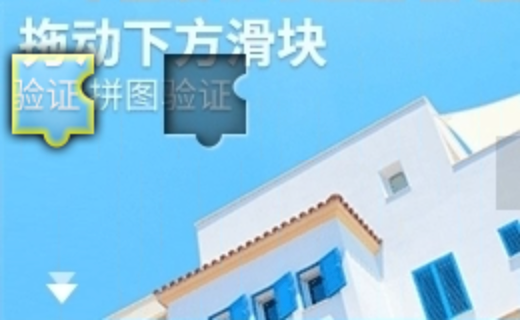
#> input picture tests/resources/captcha_0.png, 520 x 320 px, found by its file name
$ python opencv.py
#> lines starting #> are read from the running program, lines starting #| are printed output that depends on the picture; after the words box and inside, x2 and y2 are one past the last pixel; in counts of white or black regions, pixels touching at a corner belong together
import cv2

"""
    识别滑动验证码缺口
"""

GAUSSIAN_BLUR_SIZE = (5, 5)
GAUSSIAN_BLUR_SIGMA_X = 0
CANNY_THRESHOLD1 = 200
CANNY_THRESHOLD2 = 450


# 高斯滤波 - 就是把一张图片模糊化，方便边缘检测，输出值是图片
def get_guassian_blur(image):
    # cv2.GaussianBlur(
    #   src: 必传，需要处理的图片,
    #   ksize: 必传，高斯核大小(包含x、y两个元素),
    #   sigmaX: 必传，X方向的标准差,
    #   sigmaY: Y方向的标准差)
    return cv2.GaussianBlur(image, GAUSSIAN_BLUR_SIZE, GAUSSIAN_BLUR_SIGMA_X)


# 边缘检测 - Canny算法，输出值是边缘图片
def get_canny(image):
    # cv2.Canny(
    #   image: 必传，需要处理的图片,
    #   threshold1: 必传，最小判定临界点,
    #   threshold2: 必传，最大判定临界点,
    #   apertureSize: 可选，用于计算图像梯度的Sobel卷积核大小,
    #   L2gradient: 可选，一个布尔值，指定了计算图像梯度幅值的方程)
    return cv2.Canny(image, CANNY_THRESHOLD1, CANNY_THRESHOLD2)


# 轮廓提取 - 输出值是轮廓信息（不是图片）
def get_contours(image):
    # cv2.findContours(
    #   image: 必传，需要处理的图片,
    #   mode: 必传，轮廓检索模式,
    #   method: 必传，轮廓逼近方法)
    return cv2.findContours(image, cv2.RETR_CCOMP, cv2.CHAIN_APPROX_SIMPLE)[0]


# 阈值方法 - 定义目标轮廓的面积下限和面积上限
def get_contours_area_threshold(image_width, image_height):
    contours_area_min = (image_width * 0.15) * (image_height * 0.25) * 0.8
    contours_area_max = (image_width * 0.15) * (image_height * 0.25) * 1.2
    return contours_area_min, contours_area_max


# 阈值方法 - 定义目标轮廓的周长下限和周长上限
def get_arc_length_threshold(image_width, image_height):
    arc_length_min = ((image_width * 0.15) + (image_height * 0.25)) * 2 * 0.8
    arc_length_max = ((image_width * 0.15) + (image_height * 0.25)) * 2 * 1.2
    return arc_length_min, arc_length_max


# 阈值方法 - 定义缺口位置的偏移量下限和偏移量上限
def get_offset_threshold(image_width):
    offset_min = 0.2 * image_width
    offset_max = 0.85 * image_width
    return offset_min, offset_max


image_raw = cv2.imread("tests/resources/captcha_0.png")
#> image_raw is the input picture: shape (320, 520, 3); mean B, G, R 232.6, 201.6, 144.1
image_height, image_width, _ = image_raw.shape
#> image_height = 320; image_width = 520
image_guassian_blur = get_guassian_blur(image_raw)  # 高斯过滤后图片
image_canny = get_canny(image_guassian_blur)  # 轮廓图片
#> in get_canny, `return cv2.Canny(image, CANNY_THRESHOLD1, CANNY_THRESHOLD2)`:
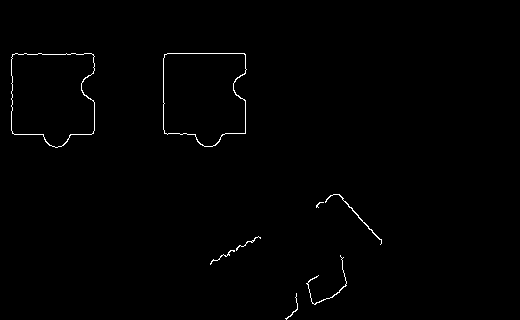
#> returned value: shape (320, 520); 0.66% white in thin lines or dots, all inside (x1, y1, x2, y2) = (11, 53, 382, 320)
contours = get_contours(image_canny)  # 轮廓信息
#> contours = 11 contours, 5 with area under 20; largest, box (x1, y1, x2, y2) and area: (163, 53, 247, 147) 6620, (11, 53, 95, 148) 6618, (163, 53, 247, 147) 6588, (11, 53, 95, 148) 6588, (325, 194, 382, 245) 42, (306, 255, 347, 305) 24


# 取出阈值
contours_area_min, contours_area_max = get_contours_area_threshold(
    image_width, image_height
)
#> contours_area_min = 4992; contours_area_max = 7488
arc_length_min, arc_length_max = get_arc_length_threshold(image_width, image_height)
#> arc_length_min = 252.8; arc_length_max = 379.2
offset_min, offset_max = get_offset_threshold(image_width)
#> offset_min = 104; offset_max = 442

# 提取目标缺口位置
for contour in contours:
    x, y, w, h = cv2.boundingRect(contour)
    if (
        contours_area_min < cv2.contourArea(contour) < contours_area_max
        and arc_length_min < cv2.arcLength(contour, True) < arc_length_max
        and offset_min < x < offset_max
    ):
        cv2.rectangle(image_raw, (x, y), (x + w, y + h), (0, 0, 255), 2)  # 圈出目标位置
        print("offset", x)
#> this loop made 11 passes
#> (x, y, w, h) on passes 1, 2, 3, 4, 6, 7, 8, 9, 10, 11: (285, 293, 13, 27), (306, 255, 41, 50), (210, 250, 25, 15), (236, 236, 25, 15), (316, 202, 8, 6), (325, 194, 57, 51), (163, 53, 84, 94), (163, 53, 84, 94), (11, 53, 84, 95), (11, 53, 84, 95)
#> (contour, x, y, w, h) on pass 5: ([[251, 241], [252, 240], [253, 241], [252, 242]], 251, 240, 3, 3)
#| offset 163
#| offset 163
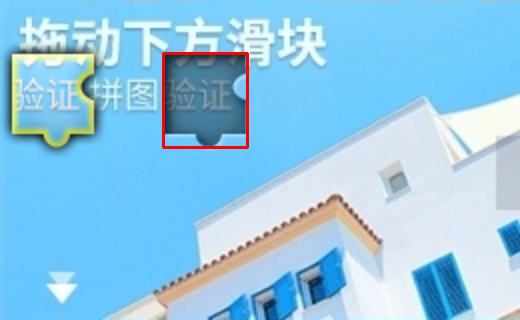
#> image_raw: shape (320, 520, 3); 0.64% of pixels changed, all inside (x1, y1, x2, y2) = (162, 52, 249, 149)
cv2.imwrite("tests/downloads/image_label.png", image_raw)

$ run again, with tests/resources/captcha_1.png copied over tests/resources/captcha_0.png
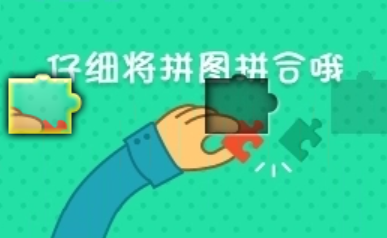
#> input picture tests/resources/captcha_1.png, 387 x 238 px, found by its file name
#> image_raw is the input picture: shape (238, 387, 3); mean B, G, R 158.4, 207.1, 55.4
#> in get_canny, `return cv2.Canny(image, CANNY_THRESHOLD1, CANNY_THRESHOLD2)`:
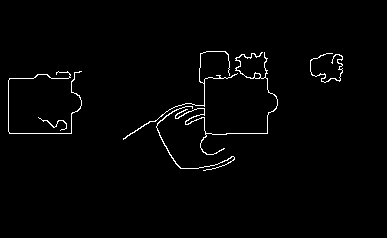
#> returned value: shape (238, 387); 1.6% white in thin lines or dots, all inside (x1, y1, x2, y2) = (8, 51, 343, 171)
#> contours = 7 contours, 1 with area under 20; largest, box (x1, y1, x2, y2) and area: (175, 52, 278, 155) 116, (156, 106, 235, 171) 48, (123, 51, 238, 140) 34, (310, 53, 343, 83) 33, (254, 73, 261, 79) 25, (8, 71, 82, 134) 24
#> the loop `for contour in contours:` made 7 passes
#> (x, y, w, h) on passes 1 to 7: (38, 117, 29, 14), (156, 106, 79, 65), (8, 71, 74, 63), (310, 53, 33, 30), (175, 52, 103, 103), (254, 73, 7, 6), (123, 51, 115, 89)
